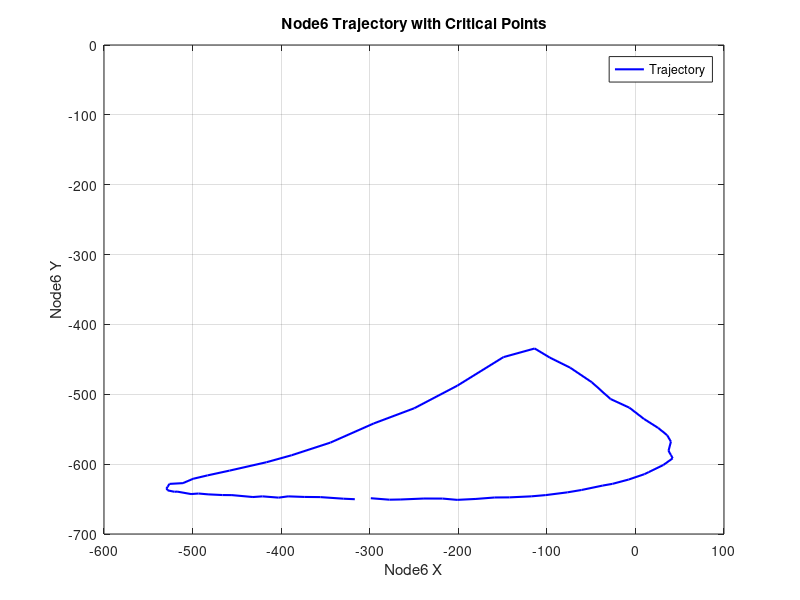
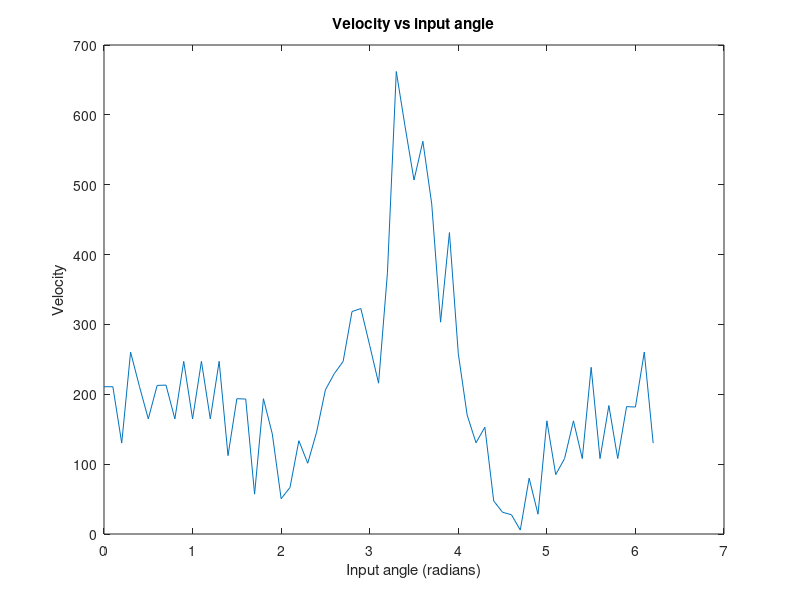
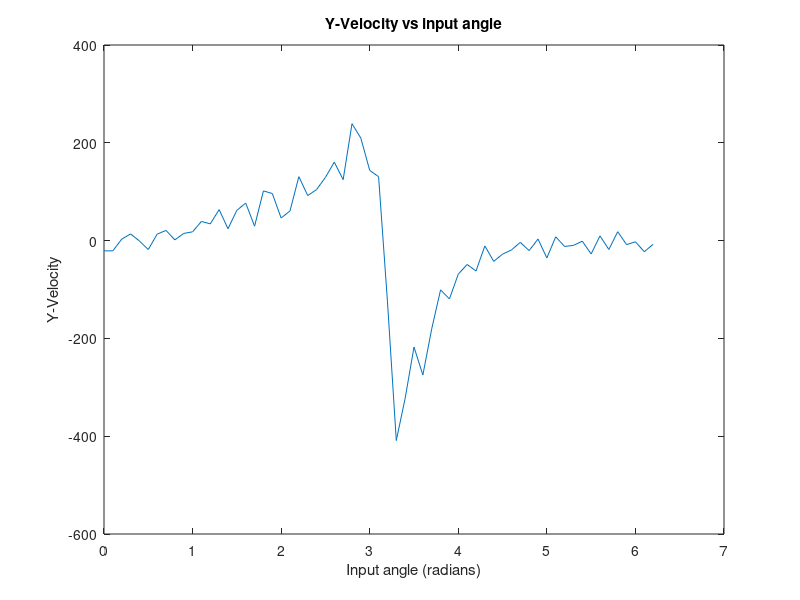
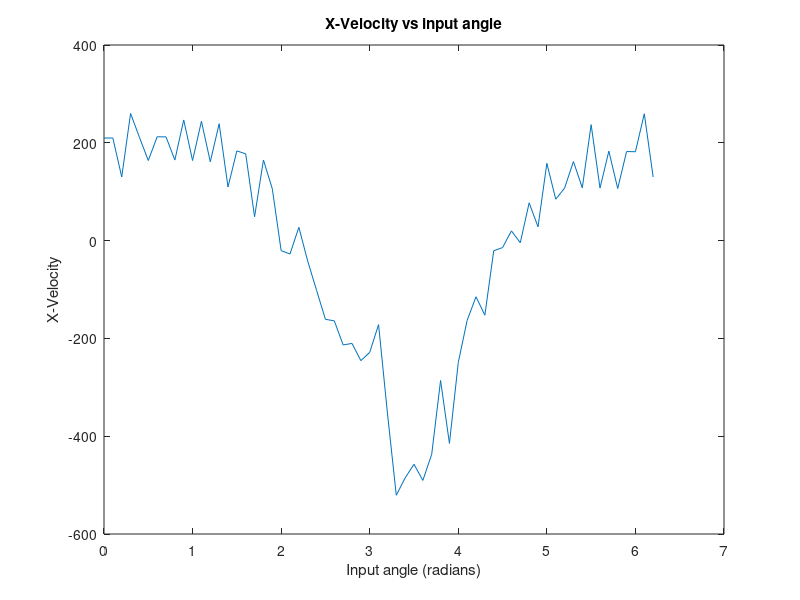

Here is the MATLAB script that generated these plots, in order:
% Load or use the existing node6_data
% node6_data = [...]; % Uncomment and load if not already available

load('node6data.mat','node6data');
disp(node6data)
close all

% Columns of node6_data
node6_x1 = node6data(:, 1);
node6_y1 = node6data(:, 2);
input_angle = node6data(:, 3);

% Numerical differentiation to compute velocity components
dx_dt = diff(node6_x1) ./ diff(input_angle); % Derivative of x w.r.t input_angle
dy_dt = diff(node6_y1) ./ diff(input_angle); % Derivative of y w.r.t input_angle

% Magnitude of velocity
velocity = sqrt(dx_dt.^2 + dy_dt.^2);

vd = transpose([0, transpose(diff(sign(velocity)))]);
% Find critical points where the derivative changes sign or is close to zero
critical_indices = find(abs(vd) > 0 | abs(velocity) < 10);
    
% Critical points for node6_x, node6_y, and input_angle
critical_points = [node6_x1(critical_indices), node6_y1(critical_indices), input_angle(critical_indices)];

% Display results
disp('Critical Points:');
disp(' [node6_x, node6_y, input_angle]');
disp(critical_points);

% Plotting node6 trajectory and critical points
figure;

plot(node6_x1, node6_y1, '-b', 'LineWidth', 1.5); hold on; % Trajectory
axis([-600,100,-700,0])
%scatter(critical_points(:, 1), critical_points(:, 2), 100, 'r', 'filled'); % Critical points
xlabel('Node6 X'); ylabel('Node6 Y');
title('Node6 Trajectory with Critical Points');
grid on; legend('Trajectory');


figure;
velocity = [velocity(1),transpose(velocity)];
plot(input_angle,velocity)
xlabel('Input angle (radians)');ylabel('Velocity')
title('Velocity vs input angle')

figure;
dy_dt = [dy_dt(1),transpose(dy_dt)];
plot(input_angle,dy_dt)
xlabel('Input angle (radians)');ylabel('Y-Velocity')
title('Y-Velocity vs input angle')

figure;
dx_dt = [dx_dt(1),transpose(dx_dt)];
plot(input_angle,dx_dt)
xlabel('Input angle (radians)');ylabel('X-Velocity')
title('X-Velocity vs input angle')

%a/b value from position analysis
disp([max(node6_y1),min(node6_y1),max(node6_x1),min(node6_x1)])
disp((max(node6_y1)-min(node6_y1))/(max(node6_x1)-min(node6_x1)))

